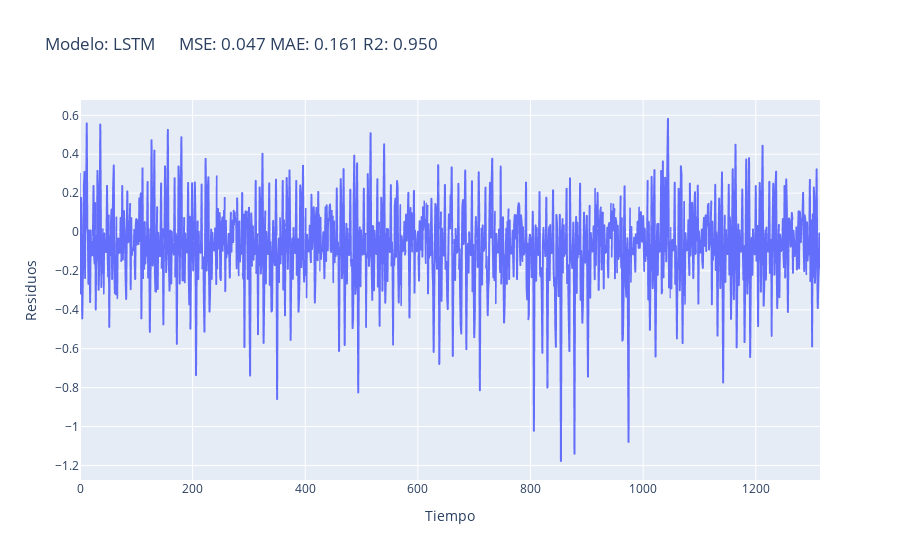

The notebook cell this image was saved under:
### Code cell
grafica_residuos_neptune('LSTM', y_val, y_pred_val)

### Figure 1 — Plotly figure (JSON) as saved in the notebook; plotly's stock layout.template omitted (floating-point values rounded to 4 significant figures; data arrays with more than 128 entries replaced by an {"elided": "..."} marker saying what was removed)
{"data": [{"hovertemplate": "Tiempo=%{x}<br>Residuos=%{y}<extra></extra>", "legendgroup": "", "line": {"color": "#636efa", "dash": "solid"}, "marker": {"symbol": "circle"}, "mode": "lines", "name": "", "showlegend": false, "type": "scattergl", "x": {"elided": "1315 int values"}, "xaxis": "x", "y": {"elided": "1315 float values"}, "yaxis": "y"}], "layout": {"legend": {"tracegroupgap": 0}, "title": {"text": "Modelo: LSTM      MSE: 0.047 MAE: 0.161 R2: 0.950"}, "xaxis": {"anchor": "y", "domain": [0, 1], "title": {"text": "Tiempo"}}, "yaxis": {"anchor": "x", "domain": [0, 1], "title": {"text": "Residuos"}}}}
